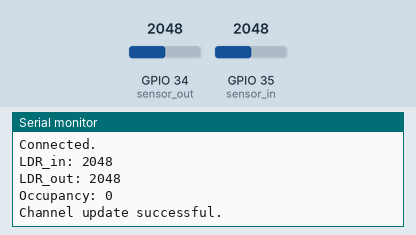
Bench run of a sketch on a simulated ESP32. Parts: the last lines printed to the serial monitor. The test bench sets the inputs (shaded band); at power-on: GPIO 34 (sensor_out) = 2048, GPIO 35 (sensor_in) = 2048. WiFi joins after 1.5 s; servers stay silent unless stated.

Above: at 3.2 s.
3.3 s: GPIO 34 (sensor_out) set to 1460
At 4.52 s:
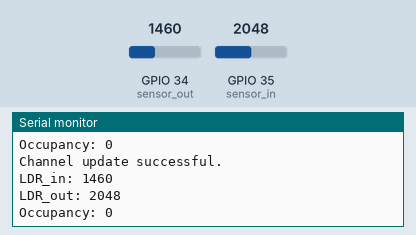
6.3 s: GPIO 35 (sensor_in) set to 1460
At 8.2 s:
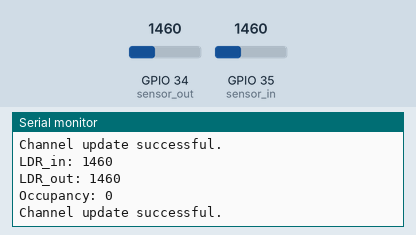
9.3 s: GPIO 34 (sensor_out) set to 1540
At 12.1 s:
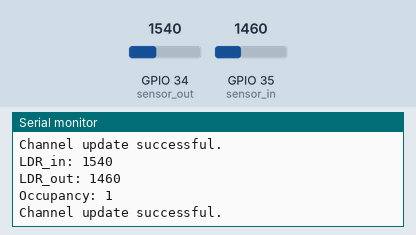
12.3 s: GPIO 35 (sensor_in) set to 1540
At 14.7 s:
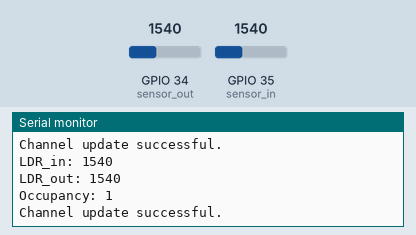
Timing chart, 0 to 16.2 s (numbered marks = the images above; inputs shaded):
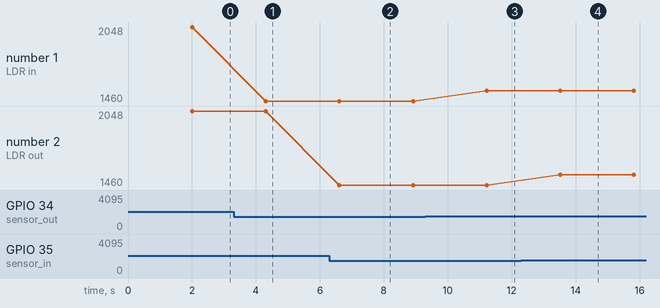

Measured:
- after the input at 3.3 s, the serial monitor: prints a new line after 1.0 s (image 1)
- after the input at 6.3 s, the serial monitor: prints a new line after 0.31 s (image 2)
- after the input at 9.3 s, the serial monitor: prints a new line after 1.9 s (image 3)
- after the input at 12.3 s, the serial monitor: prints a new line after 1.2 s (image 4)
- plotted number 1: 2048 → 1460 after the input at 3.3 s, 1460 → 1540 after the input at 9.3 s

The sketch:

sketch_nov9a.ino
```cpp
#include <ThingSpeak.h>

#include <WiFi.h>

// -----netwrok credentials

const char *ssid = "Smart Devices"; // your network SSID (name)

const char *password = "Devices@2023"; // your network password

WiFiClient client;

// -----ThingSpeak channel details

unsigned long myChannelNumber = 1;

const char *myWriteAPIKey = "8IZGBOUN0CQP64MV";

// ----- Timer variables

unsigned long lastTime = 0;

unsigned long timerDelay = 1000;

int LDR_out_Val = 0; /*Variable to store photoresistor value*/
int LDR_in_Val = 0;  /*Variable to store photoresistor value*/
int sensor_out = 34; /*Analogue Input for photoresistor*/
int sensor_in = 35;
int occupancy = 0;

void setup()
{
  Serial.begin(9600); /*Baud rate for serial communication*/
  pinMode(sensor_out, INPUT);
  pinMode(sensor_in, INPUT);

  // WiFi.mode(WIFI_STA);

  if (WiFi.status() != WL_CONNECTED)
  {
    Serial.print("Attempting to connect");
    while (WiFi.status() != WL_CONNECTED)
    {
      WiFi.begin(ssid, password);
      Serial.print("Trying to connect... (");
      Serial.print(ssid);
      Serial.print(")(");
      Serial.print(password);
      Serial.println(")");
      delay(1000);
    }
    Serial.println("\nConnected. ");
  }
  ThingSpeak.begin(client); // Initialize ThingSpeak
}
void loop()
{
  LDR_out_Val = analogRead(sensor_out); /*Analog read LDR value*/
  LDR_in_Val = analogRead(sensor_in);   /*Analog read LDR value*/
  Serial.print("LDR_in: ");
  Serial.println(LDR_out_Val);
  Serial.print("LDR_out: ");
  Serial.println(LDR_in_Val);

  if (LDR_out_Val > 1500)
  {
    if (LDR_in_Val < 1500)
      occupancy++;
  }
  if (LDR_in_Val > 1500)
  {
    if (LDR_out_Val < 1500)
      occupancy--;
  }
  if (occupancy < 0)
    occupancy = 0;

  ThingSpeak.setField(1, occupancy);

  Serial.print("Occupancy: ");
  Serial.println(occupancy);

  int x = ThingSpeak.writeFields(myChannelNumber, myWriteAPIKey);

  if (x == 200)
    Serial.println("Channel update successful.");
  else
    Serial.println("Problem updating channel. HTTP error code " + String(x));

  delay(2000);
}
```
